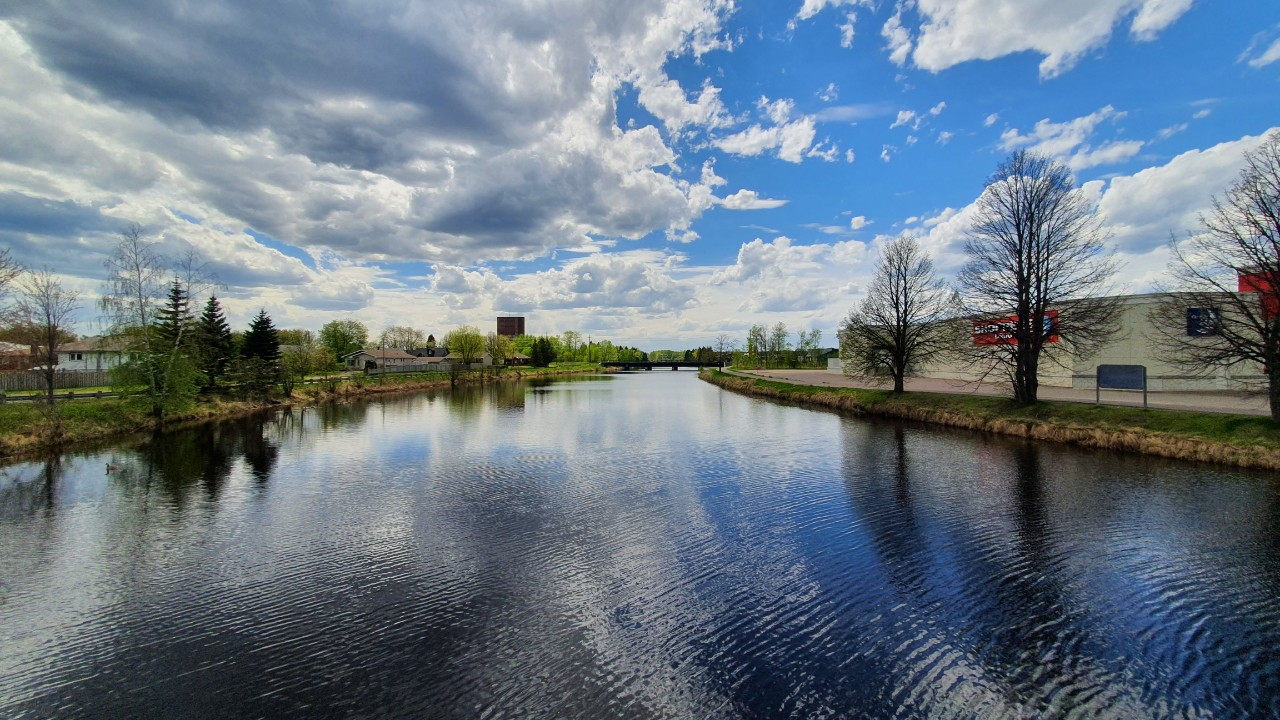
#> input picture image/river.jpg, 1280 x 720 px, given in place of , which was not available
$ python -i main.py   (imports and definitions only)
#> lines starting #> are read from the running program, lines starting #| are printed output that depends on the picture; pictures that were not available may be replaced by others from this repository, and a replacement may not be noted
from tkinter import *
import tkinter as tk
from tkinter import filedialog
from PIL import Image, ImageTk

# -----------------Button function-------------------#
main_photo_directory = ""
watermark_photo_directory = ""
new_photo = ""


def browseMain():
    file = filedialog.askopenfilename(initialdir="/", title="Select a File", filetypes=(("Image files", "*.jpg*"),
                                                                                        ("all files", "*.*")))
    globals()['main_photo_directory'] = file


def browseWatermark():
    file = filedialog.askopenfilename(initialdir="/", title="Select a File", filetypes=(("Image files", "*.jpg*"),
                                                                                        ("all files", "*.*")))
    globals()['watermark_photo_directory'] = file


def watermark_with_transparency():
    base_image = Image.open(f"{main_photo_directory}").convert('RGBA')
    watermark = Image.open(f"{watermark_photo_directory}").convert('RGBA')
    watermask = watermark.convert("L").point(lambda x: min(x, 65))
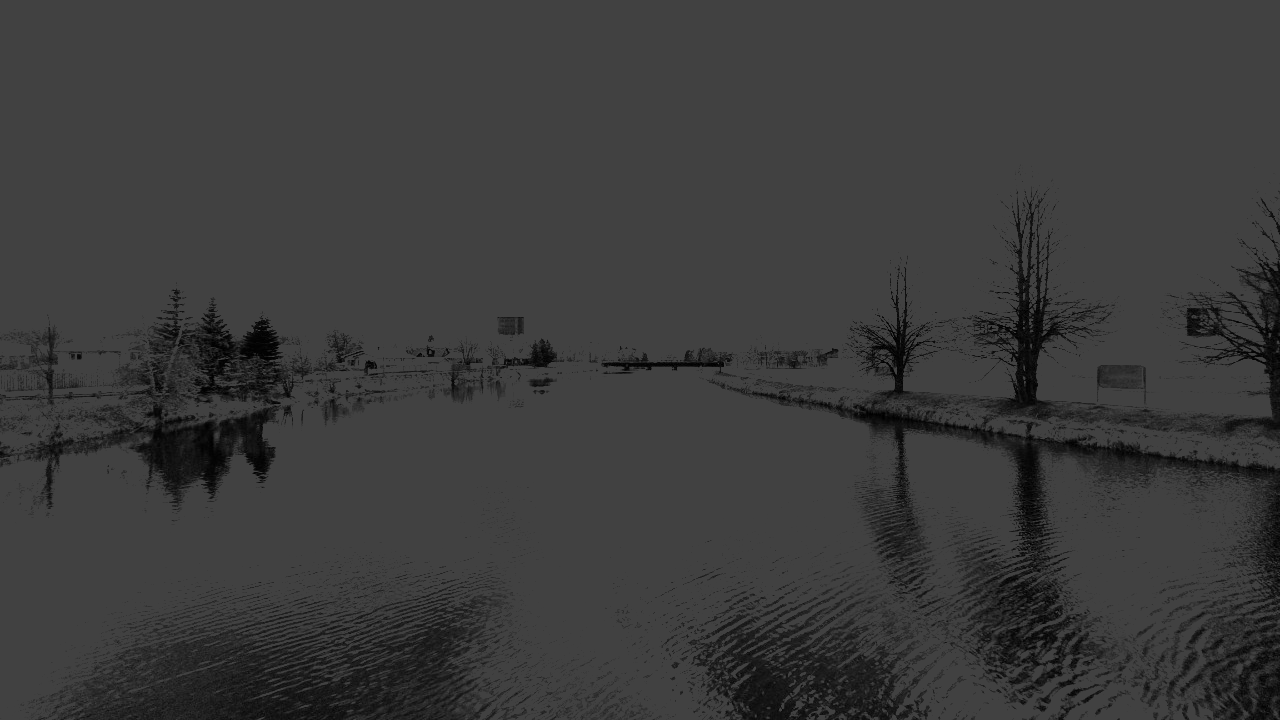
#> watermask: PIL image 1280x720 L; min 0, max 65, mean 59.3
    watermark.putalpha(watermask)
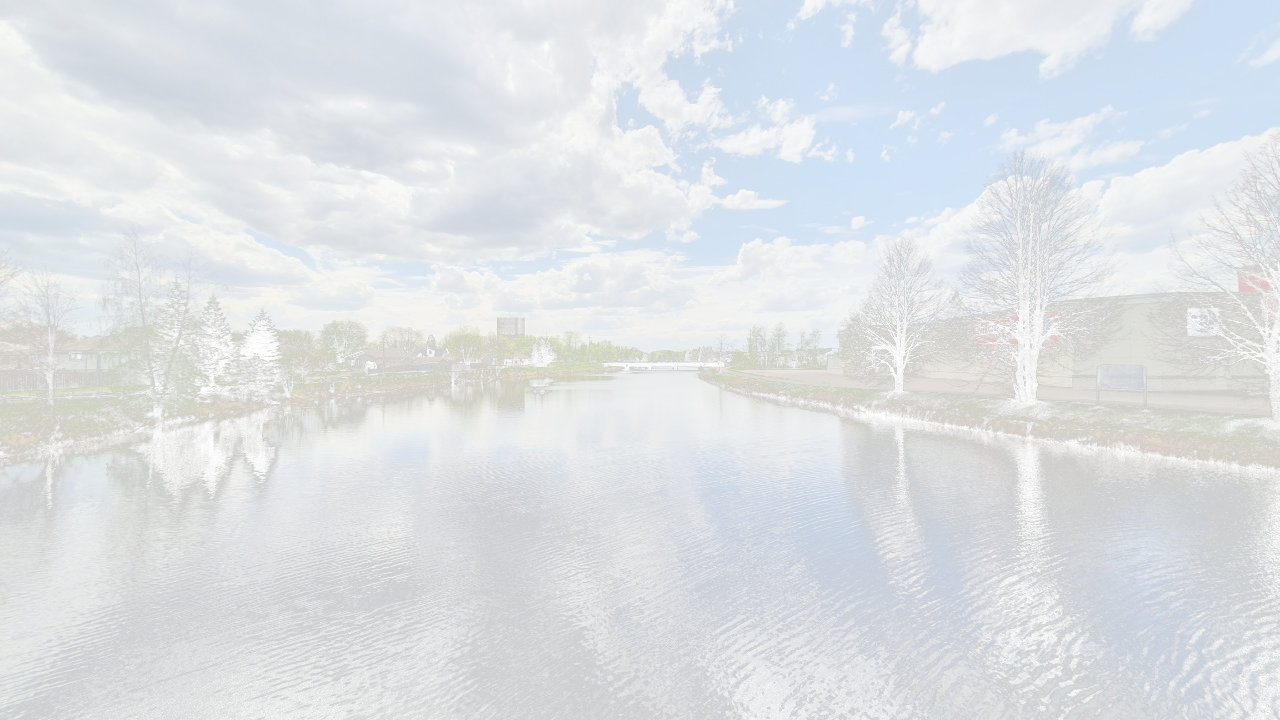
#> watermark: PIL image 1280x720 RGBA; mean R, G, B, A 106.3, 121.1, 133.5, 59.3; transparent parts drawn white
    new_photo = Image.new('RGBA', base_image.size, (0, 0, 0, 0))
#> new_photo: PIL image 1280x720 RGBA; every value is 0
    new_photo.paste(base_image, (0, 0))
    new_photo.paste(watermark, (0, 0), mask=watermark)
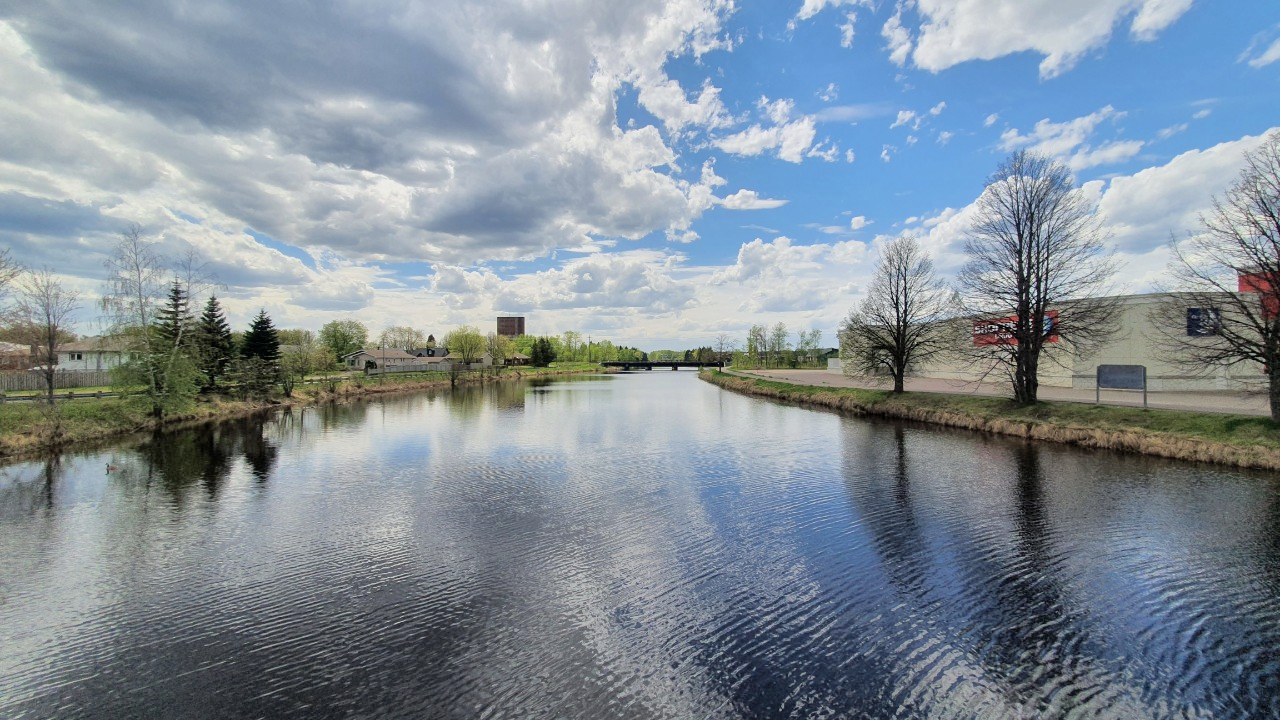
#> new_photo: PIL image 1280x720 RGBA; mean R, G, B, A 106.3, 121.1, 133.5, 210.5; transparent parts drawn white
    new_photo.show()
    globals()['new_photo'] = new_photo


def save_file():
    new_image = filedialog.asksaveasfilename(initialdir="new_image", title="Select file", defaultextension=".png",
                                             filetypes=(('PNG', '*.png'), ('JPEG', ('*.jpg', '*.jpeg', '*.jpe')),
                                                        ('BMP', ('*.bmp', '*.jdib')), ('GIF', '*.gif')))
    if new_image:
        x = window.winfo_rootx()
        y = window.winfo_rooty()
        new_photo.save(new_image)


# --------------UI--------------------#
# [5 lines not run here, left out]

new_image_button = Button(text="New Image", command=browseMain)
# [1 line not run here, left out]

new_image_button = Button(text="New Watermark", command=browseWatermark)
# [1 line not run here, left out]

start_button = Button(text="Add Watermark", command=watermark_with_transparency)
# [1 line not run here, left out]

save_image_button = Button(text="Save Image", command=save_file)
# [3 lines not run here, left out]
# [1 line that did not run here, left out]

# [1 line that did not run here, left out]
# [1 line not run here, left out]

# [1 line that did not run here, left out]
# [3 lines not run here, left out]

>>> result = watermark_with_transparency()
